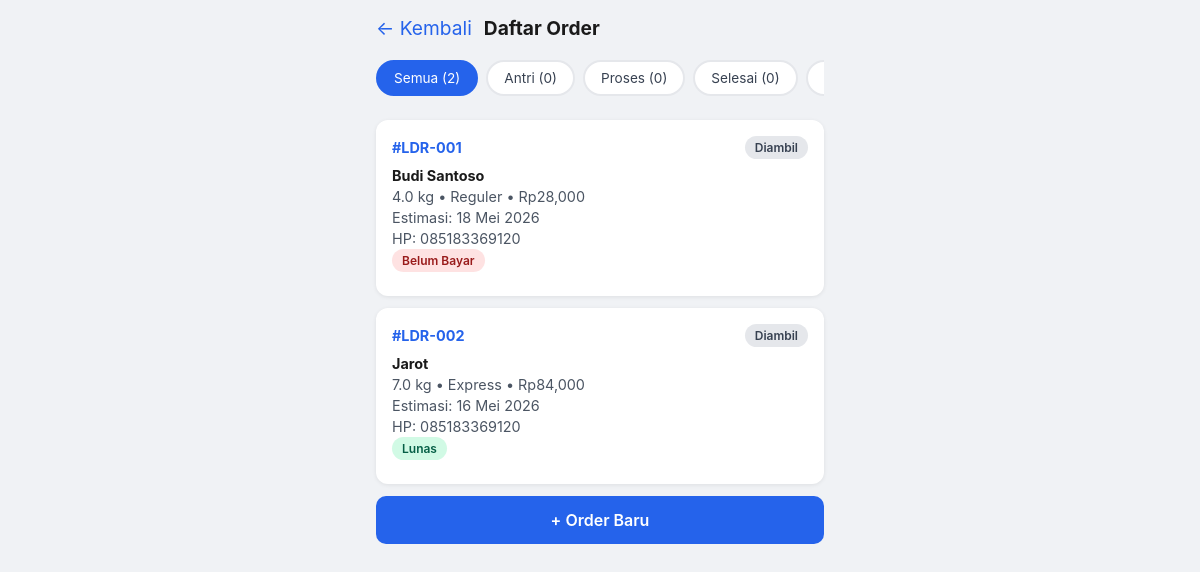
The page /daftar-order on the database its author committed.
### tables this page shows
CREATE TABLE orders (
                id INTEGER PRIMARY KEY AUTOINCREMENT,
                order_number TEXT UNIQUE NOT NULL,
                customer_name TEXT NOT NULL,
                customer_phone TEXT,
                weight_kg REAL NOT NULL,
                service_type TEXT NOT NULL CHECK(service_type IN ('reguler','express')),
                price_per_kg INTEGER NOT NULL,
                total_price INTEGER NOT NULL,
                status TEXT NOT NULL DEFAULT 'antri'
                    CHECK(status IN ('antri','proses','selesai','diambil')),
                estimated_date TEXT NOT NULL,
                is_paid INTEGER NOT NULL DEFAULT 0,
                created_at TIMESTAMP DEFAULT CURRENT_TIMESTAMP
            );

### app.py (the view)
@app.route("/daftar-order")
def daftar_order():
    status = request.args.get("status")
    orders = get_all_orders(status)
    counts = get_status_counts()
    return render_template("daftar_order.html", orders=orders, status_filter=status, counts=counts)

### app.py (called while the page is built)
@app.template_filter("tgl_id")
def tgl_id_filter(date_str):
    if not date_str:
        return ""
    try:
        dt = datetime.strptime(date_str, "%Y-%m-%d")
        return f"{dt.day} {BULAN[dt.month - 1]} {dt.year}"
    except:
        return date_str

### database.py (called while the page is built)
def get_db():
    conn = sqlite3.connect(DB_PATH)
    conn.row_factory = sqlite3.Row
    conn.execute("PRAGMA journal_mode=WAL")
    return conn

def get_all_orders(status=None):
    with get_db() as db:
        if status:
            rows = db.execute(
                "SELECT * FROM orders WHERE status = ? ORDER BY created_at ASC",
                (status,)
            ).fetchall()
        else:
            rows = db.execute(
                "SELECT * FROM orders ORDER BY created_at ASC"
            ).fetchall()
        return [dict(r) for r in rows]

def get_status_counts():
    with get_db() as db:
        rows = db.execute("""
            SELECT status, COUNT(*) as count
            FROM orders
            GROUP BY status
        """).fetchall()
        counts = {r["status"]: r["count"] for r in rows}
        counts["total"] = sum(counts.values())
        return counts

### templates/daftar_order.html (shortened to what this page needs)
{% extends "base.html" %}
{% block content %}
<div class="page-title">
    <a href="/">&larr; Kembali</a>
    <h2>Daftar Order</h2>
</div>
<div class="filter-bar">
    <a href="/daftar-order" class="filter-btn {% if not status_filter %}active{% endif %}">Semua ({{ counts.total }})</a>
    <a href="/daftar-order?status=antri" class="filter-btn {% if status_filter == 'antri' %}active{% endif %}">Antri ({{ counts.get('antri', 0) }})</a>
    <a href="/daftar-order?status=proses" class="filter-btn {% if status_filter == 'proses' %}active{% endif %}">Proses ({{ counts.get('proses', 0) }})</a>
    <a href="/daftar-order?status=selesai" class="filter-btn {% if status_filter == 'selesai' %}active{% endif %}">Selesai ({{ counts.get('selesai', 0) }})</a>
    <a href="/daftar-order?status=diambil" class="filter-btn {% if status_filter == 'diambil' %}active{% endif %}">Diambil ({{ counts.get('diambil', 0) }})</a>
</div>
{% if orders %}
    {% for order in orders %}
    <div class="order-card">
        <div class="order-header">
            <span class="order-number">#{{ order.order_number }}</span>
            <span class="badge badge-{{ order.status }}">{{ order.status|title }}</span>
        </div>
        <div class="order-body">
            <p><strong>{{ order.customer_name }}</strong></p>
            <p>{{ order.weight_kg }} kg &bull; {{ order.service_type|title }} &bull; Rp{{ "{:,.0f}".format(order.total_price) }}</p>
            <p>Estimasi: {{ order.estimated_date|tgl_id }}</p>
            {% if order.customer_phone %}
            <p>HP: {{ order.customer_phone }}</p>
            {% endif %}
            <p>
                {% if order.is_paid %}
                <span class="badge badge-lunas">Lunas</span>
                {% else %}
                <span class="badge badge-belum-bayar">Belum Bayar</span>
                {% endif %}
            </p>
        </div>
    </div>
    {% endfor %}
{% else %}
<div class="card" style="text-align:center;color:#6b7280;">
    <p style="font-size:1.2rem;margin-bottom:8px;">Belum ada order</p>
    <p style="font-size:0.9rem;">Klik "+ Order Baru" untuk mencatat order pertama</p>
</div>
{% endif %}
<a href="/order-baru" class="btn">+ Order Baru</a>
{% endblock %}

### templates/base.html (shortened to what this page needs)
<!DOCTYPE html>
<html lang="id">
<head>
    <link rel="stylesheet" href="{{ url_for('static', filename='style.css') }}">
</head>
<body>
    {% block content %}{% endblock %}
</body>
</html>

### static/style.css (style rules this page uses)
* { margin: 0; padding: 0; box-sizing: border-box; }
body { font-family: -apple-system, BlinkMacSystemFont, 'Segoe UI', Roboto, sans-serif; background: #f0f2f5; color: #1a1a1a; padding: 16px; max-width: 480px; margin: 0 auto; min-height: 100vh; }
.btn { display: block; width: 100%; background: #2563eb; color: white; padding: 14px; border: none; border-radius: 10px; font-size: 1rem; font-weight: 600; text-align: center; text-decoration: none; cursor: pointer; }
.page-title { display: flex; align-items: center; gap: 12px; margin-bottom: 20px; }
.page-title a { color: #2563eb; text-decoration: none; font-size: 1.2rem; }
.page-title h2 { font-size: 1.2rem; }
.filter-bar { display: flex; gap: 8px; overflow-x: auto; padding-bottom: 8px; margin-bottom: 16px; }
.filter-btn { flex-shrink: 0; padding: 8px 16px; border: 2px solid #e5e7eb; border-radius: 20px; background: white; color: #374151; font-size: 0.85rem; cursor: pointer; text-decoration: none; }
.filter-btn.active { border-color: #2563eb; background: #2563eb; color: white; }
.order-card { background: white; border-radius: 12px; padding: 16px; margin-bottom: 12px; box-shadow: 0 1px 4px rgba(0,0,0,0.08); }
.order-header { display: flex; justify-content: space-between; align-items: center; margin-bottom: 8px; }
.order-number { font-weight: 700; color: #2563eb; font-size: 0.9rem; }
.badge { padding: 4px 10px; border-radius: 12px; font-size: 0.75rem; font-weight: 600; }
.badge-diambil { background: #e5e7eb; color: #374151; }
.badge-lunas { background: #d1fae5; color: #065f46; }
.badge-belum-bayar { background: #fee2e2; color: #991b1b; }
.order-body { font-size: 0.9rem; color: #4b5563; }
.order-body p { margin-bottom: 4px; }
.order-body strong { color: #1a1a1a; }

### rows shown on the page
orders: order_number "LDR-001", status "Diambil", customer_name "Budi Santoso", weight_kg "4.0", service_type "Reguler", total_price "28,000", estimated_date|tgl_id "18 Mei 2026", customer_phone "085183369120", is_paid "Belum Bayar"
orders: order_number "LDR-002", status "Diambil", customer_name "Jarot", weight_kg "7.0", service_type "Express", total_price "84,000", estimated_date|tgl_id "16 Mei 2026", customer_phone "085183369120", is_paid "Lunas"

### other values the page prints
{{ counts.total }} "2"
{{ counts.get('antri', 0) }} "0"
{{ counts.get('proses', 0) }} "0"
{{ counts.get('selesai', 0) }} "0"
